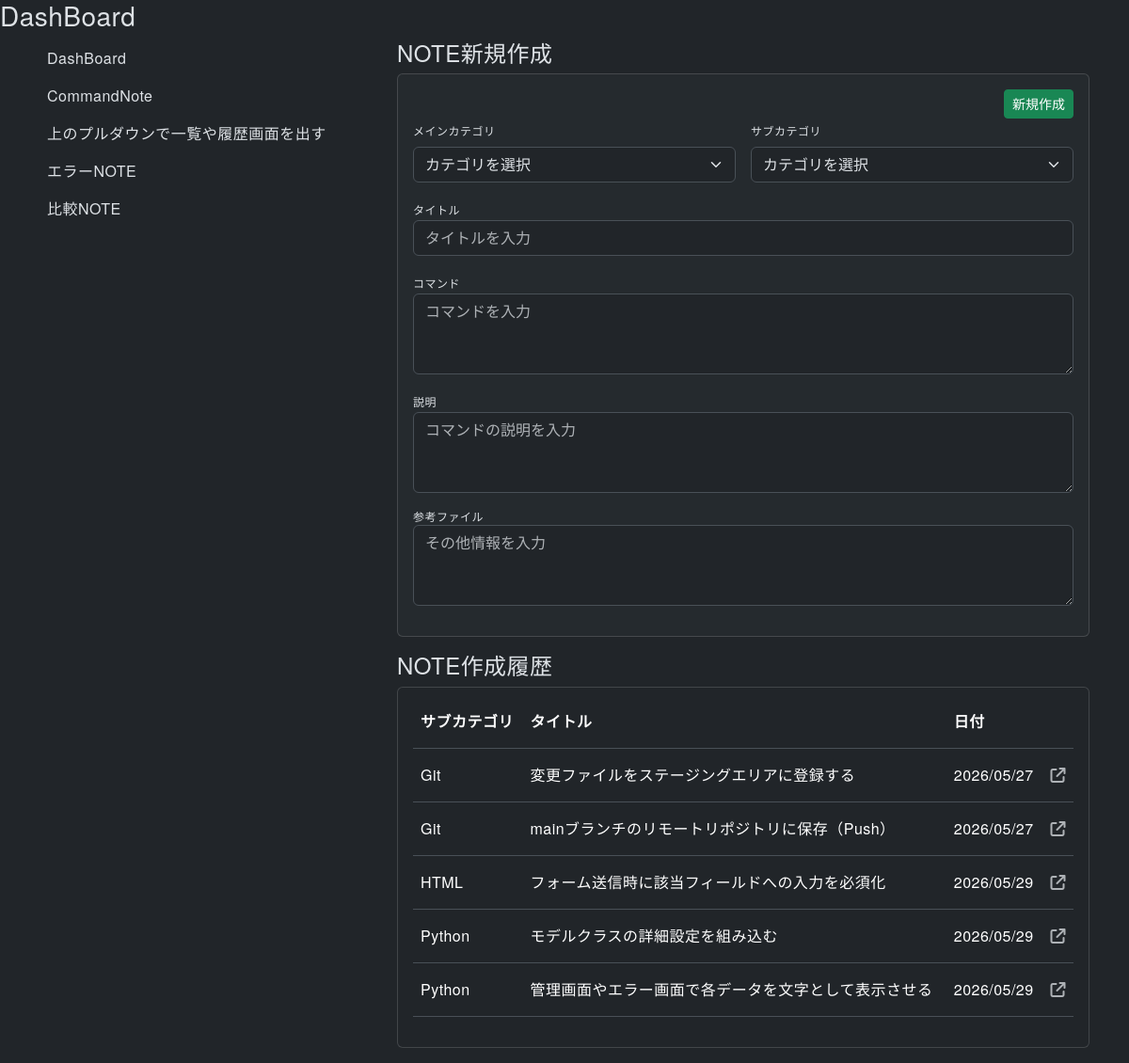
Before: / with the older database file.
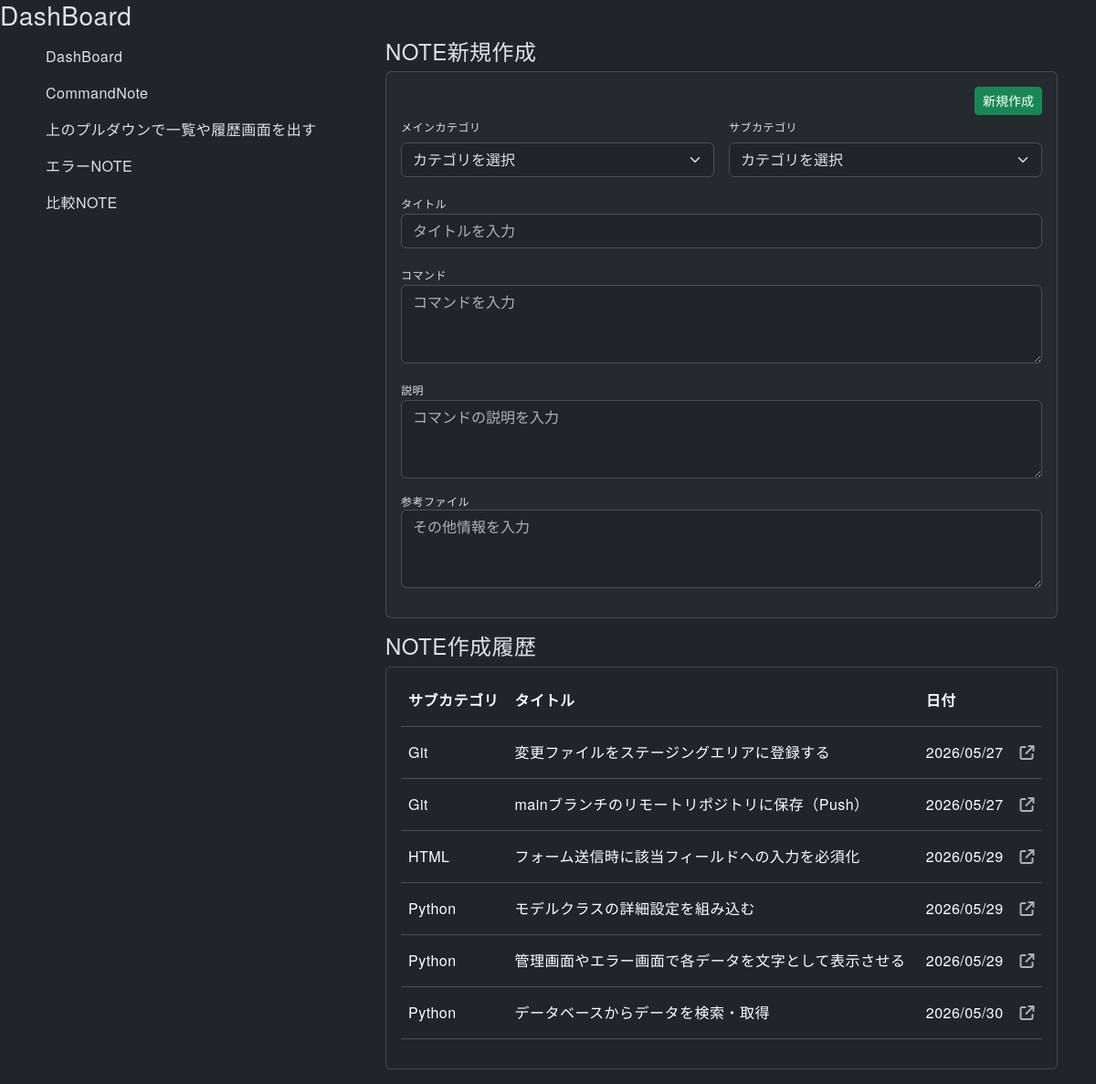
After: the same page with the newer database file.
### notebook/models.py (models this page shows, shortened)
class Note(models.Model):
  order = models.IntegerField(default=0)
  sub_category = models.ForeignKey(SubCategory, on_delete=models.CASCADE)
  title = models.CharField(max_length=50)
  description =  models.TextField(blank=True, null=True)
  reference = models.TextField(blank=True, null=True)
  created_at = models.DateTimeField(auto_now_add=True)
  updated_at = models.DateTimeField(auto_now=True)
  class Meta:
    ordering = ['order', 'id']

class SubCategory(models.Model):
  order = models.IntegerField(default=0)
  main_category = models.ForeignKey(MainCategory, on_delete=models.CASCADE)
  name = models.CharField(max_length=15)
  class Meta:
    ordering = ['order', 'id']
  def __str__(self):
    return self.name

### notebook/views.py (the view)
# urls.py: path('', views.dashboard, name='dashboard'),
def dashboard(request):
  notes = Note.objects.all()
  main_categories = MainCategory.objects.all()
  sub_categories = SubCategory.objects.all()
  return render(request, 'notebook/dashboard.html',{'notes': notes, 'main_categories': main_categories, 'sub_categories': sub_categories})

### notebook/templates/notebook/dashboard.html (shortened to what the changed rows need)
{% extends 'notebook/base.html' %}
{% block content %}
  <div class="container">
    <div class="row">
      <div class="'col-12">
        <div class="row">
          <div class="'col-12 col-md-8">
            <div class="card p-3 mb-3">
              <table class="table table-hover">
                <thead>
                  <tr class="align-middle">
                    <th class="pb-3">サブカテゴリ</th>
                    <th class="pb-3">タイトル</th>
                    <th class="pb-3">日付</th>
                    <th class="pb-3"></th>
                  </tr>
                </thead>
                <tbody>
                  {% for note in notes %}
                    <tr class="align-middle position-relative">
                      <td class="pt-3 pb-3">{{ note.sub_category }}</td>
                      <td class="pt-3 pb-3">{{ note.title }}</td>
                      <td class="pt-3 pb-3">{{ note.created_at|date:"Y/m/d" }}</td>
                      <td class="text-end pt-3 pb-3">
                        <a href="{% url 'notebook:show' id=note.id %}" class="stretched-link">
                          <i class="fa-solid fa-arrow-up-right-from-square text-muted"></i>
                        </a>
                      </td>
                    </tr>
                  {% endfor %}
                </tbody>
              </table>
            </div>
          </div>
        </div>
      </div>
    </div>
  </div>
{% endblock %}

Changed rows visible on the page:
added Note: sub_category "Python", title "データベースからデータを検索・取得", created_at "2026/05/30"
